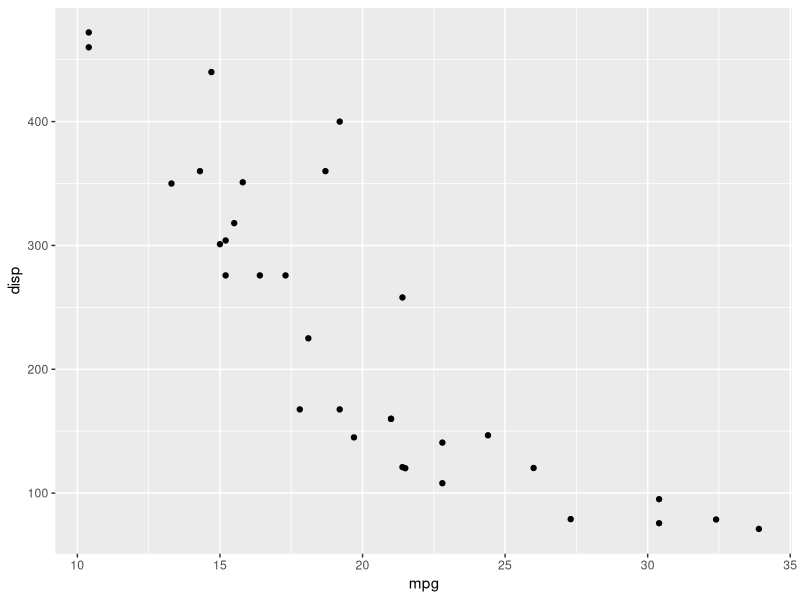
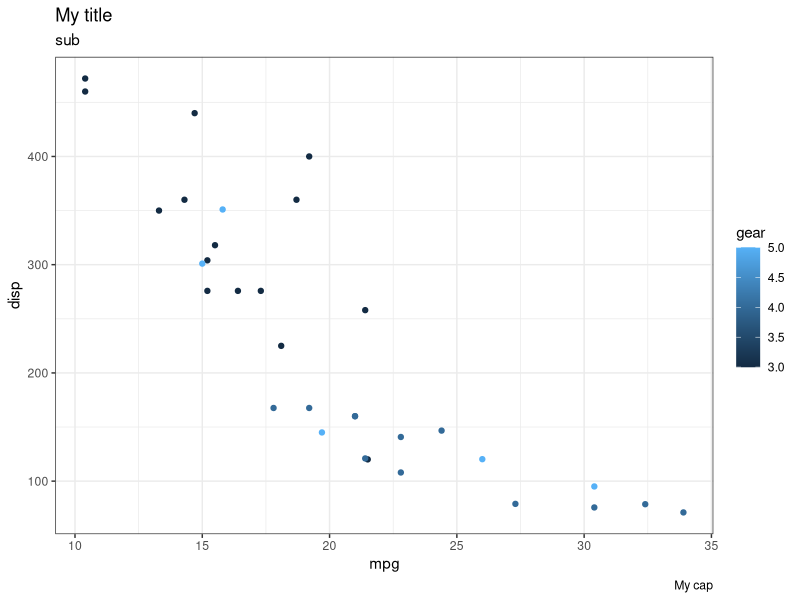
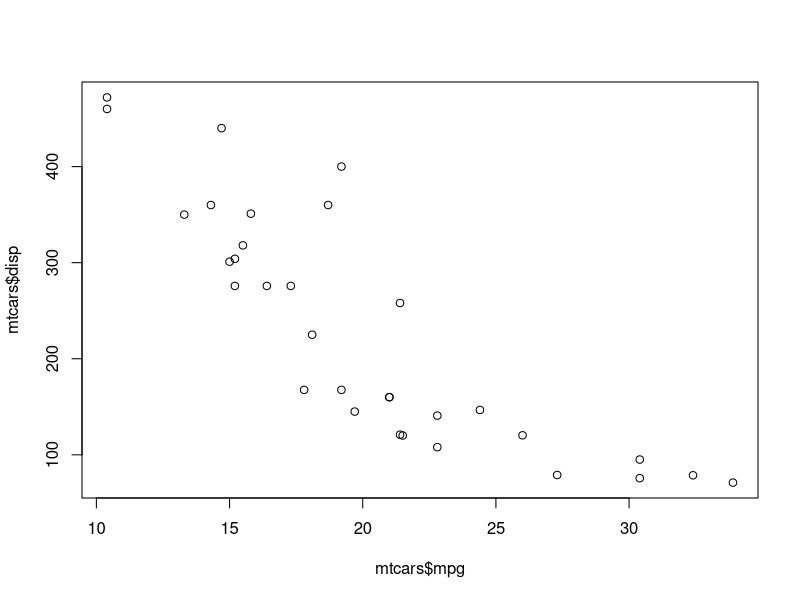

Here is the R script that generated these plots, in order:
## ---- chunk 1
knitr::opts_chunk$set(echo = TRUE)
## ---- chunk 2

library('tidyverse')
library('broom')

## first make mtcars 'tidyer' 

View(mtcars)

my_mtcars <- mtcars %>%
  mutate(car = rownames(mtcars))

View(my_mtcars)

## select a subset of columns

?select

## use select to reorder your columns

my_mtcars %>%
  select(car, everything()) %>%
  View(.)

## use select to look at a subset of columns

my_mtcars %>% 
  select(mpg, cyl, disp, contains('car')) %>% 
  head(.)

## make a new column
?mutate

my_mtcars %>% 
  select(mpg, cyl, disp) %>% 
  mutate(mpg_cyl = mpg*cyl) %>%
  head(.)

## filter by values
?filter

my_mtcars %>% 
  select(mpg, cyl, disp) %>% 
  mutate(mpg_cyl = mpg*cyl) %>%
  filter(disp <= 108 | mpg > 30)

## Tests you can filter with
# "==" is equal to (not assigning variables)
# "<=" less than or equals
# ">=" greater than or equals
# 
# "<" ">" 
# 
# "|" OR
# 
# "&"
# 
# "!="
# 
# "!is.na()"
# near 1.1 near 1 TRUE

my_mtcars %>% 
  mutate(my_na_test = ifelse(mpg < 30, yes = NA, no = mpg)) %>%
  filter(!is.na(my_na_test))



## make summary values
?summarise

my_mtcars %>% 
  select(mpg, cyl, disp) %>% 
  mutate(mpg_cyl = mpg*cyl) %>%
  summarize(mean(mpg), mean(disp))

## apply an operation by a grouping variable
?group_by


View(mtcars)

my_mtcars %>% 
  select(mpg, cyl, disp) %>% 
  mutate(mpg_cyl = mpg*cyl) %>%
  group_by(cyl) %>%
  summarize(mean_mpg = mean(mpg), 
            mean_disp = mean(disp))


my_mtcars %>% 
  group_by(cyl, vs) %>%
  summarize(mean_mpg = mean(mpg), 
            mean_disp = mean(disp))
  
## join in a external table

?left_join

## create a fake table to join in 

my_car_table <- data.frame(car = rownames(mtcars),
                           color = rainbow(nrow(mtcars)),
                           stringsAsFactors = FALSE
)

head(my_car_table)

my_mtcars %>%
  head() %>%
  left_join(., my_car_table, by = 'car')


## apply an operation
?do

my_mtcars %>%
  left_join(., my_car_table, by = 'car') %>%
  group_by(cyl) %>%
  do(tidy(lm( mpg ~ disp, data = .))) ## ?tidy is from the broom package



## plotting 

my_mtcars %>%
  ggplot(aes(x = mpg, y = disp)) +
  geom_point()

my_mtcars %>%
  ggplot(aes(x = mpg, y = disp, color = gear)) +
  geom_point() +
  theme_bw() +
  labs(title = 'My title', 
       caption = 'My cap',
       subtitle = 'sub')

?source

## ---- chunk 3

## first restart the R session so I don't cheat with tidyverse tools on accident
#.rs.restartR() # comment out the command that can't be knit



?mtcars
mtcars

## select a subset of columns
head(mtcars[, c('cyl', 'mpg', 'disp')])

## make a new column
mtcars$mpg_cyl <- mtcars$mpg*mtcars$cyl

## filter by values


mtcars[mtcars$disp <= 108, ]


## make summary values
?summarise

summary(mtcars)

mean(mtcars$mpg)
mean(mtcars$disp)

## apply an operation by a grouping variable
?group_by

my_split <- split(mtcars, factor(mtcars$cyl))

lapply(my_split, summary)


  
## join in a external table

?left_join

## create a fake table to join in 

my_car_table <- data.frame(row.names = rownames(mtcars),
                           color = rainbow(nrow(mtcars)),
                           stringsAsFactors = FALSE
)


head(cbind(mtcars, my_car_table)) # blind bind

head(cbind(mtcars, my_car_table[rownames(mtcars), ])) # better bind with preserved row identity

## cbind fails if the tables have different numbers of rows! 

head(merge(mtcars, my_car_table))



## apply an operation
?do



lm(mpg ~ disp, data = mtcars)

lapply(my_split, function(x) lm(mpg ~ cyl, data = x))


## plotting 

plot(y = mtcars$disp, x = mtcars$mpg)



